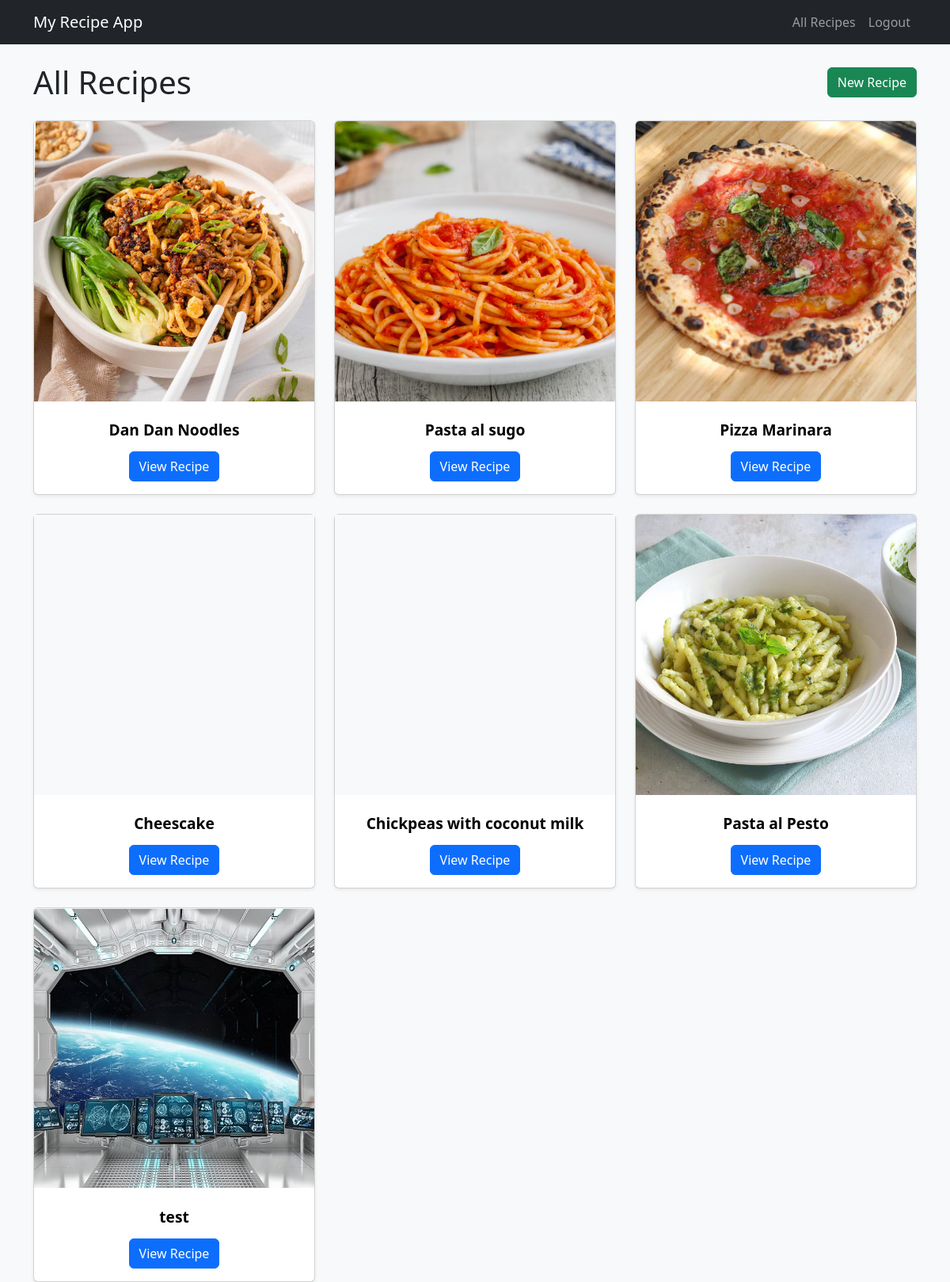
The app's page /recipes/ (signed in), older data.
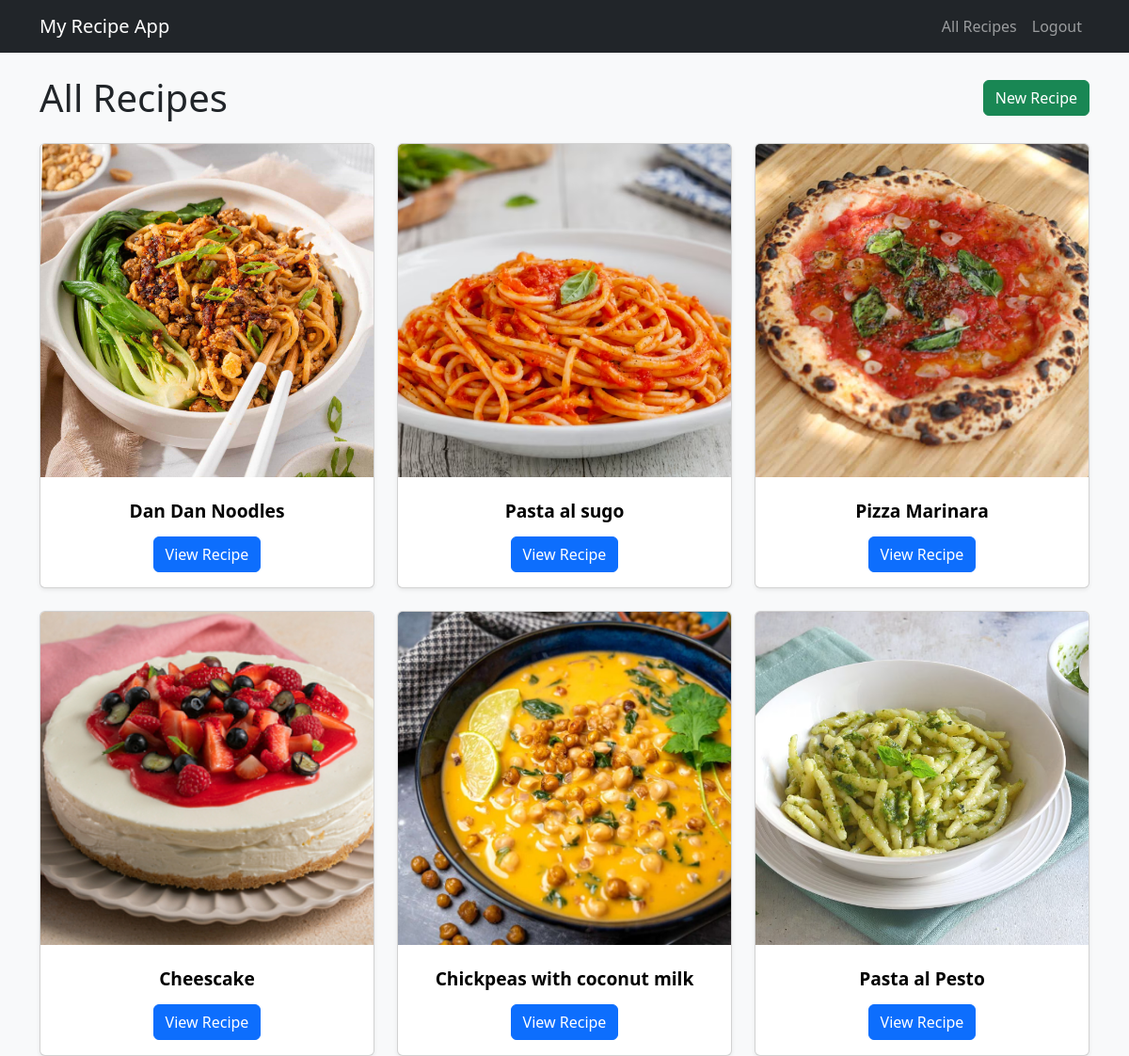
The same page, newer data.
### recipes/models.py (models this page shows, shortened)
class Recipe(models.Model):
    name = models.CharField(max_length=120)
    description = models.TextField()
    ingredients = models.TextField()
    cooking_time = models.PositiveIntegerField(help_text="in minutes")
    image = models.ImageField(upload_to='recipes/', blank=True, null=True)

### recipes/views.py (the view)
# urls.py: path('recipes/', views.recipes_list, name='list'),
@login_required
def recipes_list(request):
    recipes = Recipe.objects.all()
    return render(request, 'recipes/recipes_list.html', {'recipes': recipes})

### recipes/templates/recipes/recipes_list.html
{% extends "recipes/base.html" %} {% block content %}
<div class="d-flex justify-content-between align-items-center mb-4">
  <h1 class="mb-0">All Recipes</h1>
  {% if user.is_authenticated %}
  <a href="{% url 'recipes:create' %}" class="btn btn-success">New Recipe</a>
  {% endif %}
</div>
<div class="row row-cols-1 row-cols-md-3 g-4">
  {% for recipe in recipes %}
  <div class="col">
    <div class="card h-100 shadow-sm recipe-card">
      {% if recipe.image %}
      <a href="{% url 'recipes:detail' recipe.pk %}">
        <img
          src="{{ recipe.image.url }}"
          class="card-img-top recipe-img"
          alt="{{ recipe.name }}"
        />
      </a>
      {% else %}
      <div class="recipe-placeholder"></div>
      {% endif %}
      <div class="card-body text-center">
        <h5 class="card-title mt-2">{{ recipe.name }}</h5>
        <a
          href="{% url 'recipes:detail' recipe.pk %}"
          class="btn btn-primary mt-2"
        >
          View Recipe
        </a>
      </div>
    </div>
  </div>
  {% endfor %}
</div>
{% endblock %}

### recipes/templates/recipes/base.html (shortened to what this page needs)
<!doctype html>
<html lang="en">
  <head>
    <link
      href="https://cdn.jsdelivr.net/npm/bootstrap@5.3.2/dist/css/bootstrap.min.css"
      rel="stylesheet"
    />
    {% load static %}
    <link rel="stylesheet" href="{% static 'recipes/style.css' %}" />
  </head>
  <body class="bg-light">
    <nav class="navbar navbar-expand-lg navbar-dark bg-dark mb-4">
      <div class="container">
        <a class="navbar-brand" href="{% url 'recipes:home' %}"
          >My Recipe App</a
        >
        <div class="collapse navbar-collapse">
          <ul class="navbar-nav ms-auto">
            <li class="nav-item">
              <a class="nav-link" href="{% url 'recipes:list' %}"
                >All Recipes</a
              >
            </li>
            {% if user.is_authenticated %}
            <li class="nav-item">
              <a class="nav-link" href="{% url 'recipes:logout' %}">Logout</a>
            </li>
            {% else %}
            <li class="nav-item">
              <a class="nav-link" href="{% url 'recipes:login' %}">Login</a>
            </li>
            {% endif %}
          </ul>
        </div>
      </div>
    </nav>
    <div class="container">{% block content %}{% endblock %}</div>
  </body>
</html>

### recipes/static/recipes/style.css (style rules this page uses)
.recipe-img { width: 100%; aspect-ratio: 1 / 1; object-fit: cover; }
.recipe-card { transition: transform 0.2s ease, box-shadow 0.2s ease; }
.card-title { color: #000 !important; font-weight: bold; font-size: 1.2rem; }
.card-body a.btn { width: auto; margin-right: 0.5rem; margin-left: 0.5rem; }

Row changes from the older to the newer data that the page shows:
removed Recipe: image (placeholder picture), name "test"
changed Recipe "Cheescake": image: picture added
changed Recipe "Chickpeas with coconut milk": image: picture added
